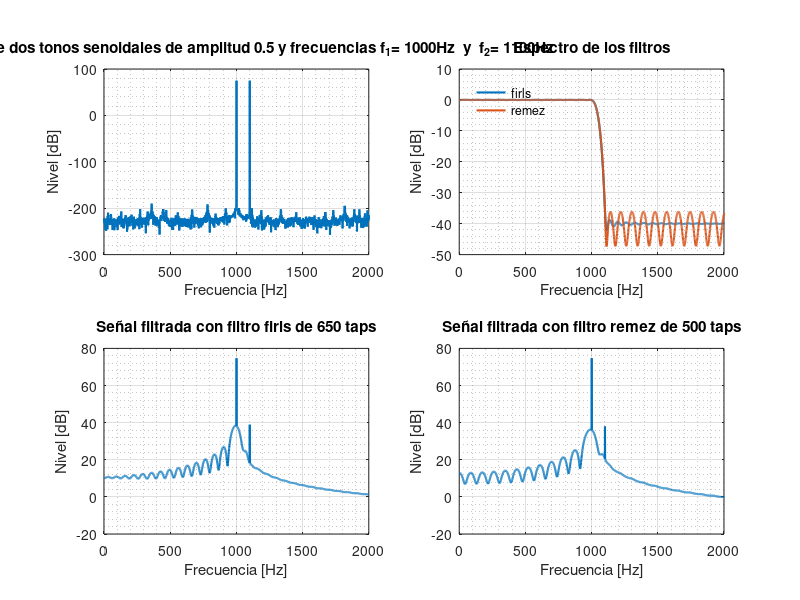

Source code (MATLAB):
% <------- Guia 4 - Ejercicio 6 ----------->

%%%%%%%%%%%
% punto 1 %
%%%%%%%%%%%

clc; % borra la consola
clear all; % borra todas las variables
close all; % cierra las ventanas de imagen
pkg load control; % paquete con 'mag2db'
pkg load signal; % ventanas

a = 0.5; % amplitud
f1 = 1000; % [Hz] tono 1
f2 = 1100; % [Hz] tono 2
fs = 22050; % [Hz] frecuencia de muestreo
ts = 1/fs; % [s] periodo de muestreo
d = 2; % [s] duracion

tonos = (a * sin(2*pi*f1* [0:ts:d-ts] )) + (a * sin(2*pi*f2* [0:ts:d-ts] )); % suma de 2 pulsos senoidales
% el vector contiene los valores temporales de la señal desde 0s hasta casi 2s con un paso de periodo de muestreo

TONOS = fft(tonos, fs);  % calcula la FFT con cantidad de puntos de frecuencia igual a la frec de muestreo
TONOSdb = mag2db( abs( TONOS(1:fs/2) ) ); % convierte a dB el valor absoluto de las muestras de f positiva

figure(1, 'name','Guia 4 ejercicio 6','Units','normalized','Position',[0 0 1 1]); % pantalla completa
subplot(2,2,1);  % subplot (filas, columnas, indice)
plot (TONOSdb, 'linewidth', 1.5); % grafica del espectro
axis([0 2000]); % limites de los ejes
grid on;
grid minor on;
xlabel ('Frecuencia [Hz]'); % etiqueta eje X
ylabel ('Nivel [dB]');  % etiqueta eje y
title ('Espectro de dos tonos senoidales de amplitud 0.5 y frecuencias f_1= 1000Hz  y  f_2= 1100Hz'); % titulo

%sound (tonos, fs); % reproduce la señal

%%%%%%%%%%%
% punto 2 %
%%%%%%%%%%%

N_firls = 650; % cantidad de taps para el filtro firls (arbitrario)
N_remez = 500; % cantidad de taps para el filtro remez (arbitrario)
f1d = 2 * f1 / fs; %'^\_se convierte a frecuencias digitales
f2d = 2 * f2 / fs; % _/

F = [0 f1d f2d 1]; % vector de frecuencias para el filtro
A = [1 1 0.01 0.01]; % vector con atenuaciones para el filtro - db2mag(-40) =  0.010000 -> -40dB

h_firls = firls (N_firls, F, A); % filtro firls
h_remez = remez (N_remez, F, A); % filtro remez

ton_firls = conv (tonos, h_firls); % señal filrada con firls
ton_remez = conv (tonos, h_remez); % señal filrada con remez

H_firls = fft(h_firls, fs);  % calcula la FFT con cantidad de puntos de frecuencia igual a la frec de muestreo
H_firls_db = mag2db( abs( H_firls(1:fs/2) ) ); % convierte a dB el valor absoluto de las muestras de f positiva
H_remez = fft(h_remez, fs);
H_remez_db = mag2db( abs( H_remez(1:fs/2) ) );
TON_firls = fft(ton_firls, fs);
TON_firls_db = mag2db( abs( TON_firls(1:fs/2) ) );
TON_remez = fft(ton_remez, fs);
TON_remez_db = mag2db( abs( TON_remez(1:fs/2) ) );

subplot(2,2,2);  % subplot (filas, columnas, indice)
plot (H_firls_db, 'linewidth', 1.5); % grafica del espectro
hold on;
plot (H_remez_db, 'linewidth', 1.5); % grafica del espectro
axis([0 2000]); % limites de los ejes
grid on;
grid minor on;
xlabel ('Frecuencia [Hz]'); % etiqueta eje X
ylabel ('Nivel [dB]');  % etiqueta eje y
title (['Espectro de los filtros']); % titulo
legend({'firls', 'remez'}, 'location', 'northwest');
legend('boxoff');


subplot(2,2,3);  % subplot (filas, columnas, indice)
plot (TON_firls_db, 'linewidth', 1.5); % grafica del espectro
axis([0 2000]); % limites de los ejes
grid on;
grid minor on;
xlabel ('Frecuencia [Hz]'); % etiqueta eje X
ylabel ('Nivel [dB]');  % etiqueta eje y
title (['Señal filtrada con filtro firls de ', num2str(N_firls), ' taps']); % titulo
subplot(2,2,4);  % subplot (filas, columnas, indice)
plot (TON_remez_db, 'linewidth', 1.5); % grafica del espectro
axis([0 2000]); % limites de los ejes
grid on;
grid minor on;
xlabel ('Frecuencia [Hz]'); % etiqueta eje X
ylabel ('Nivel [dB]');  % etiqueta eje y
title (['Señal filtrada con filtro remez de ', num2str(N_remez), ' taps']); % titulo


